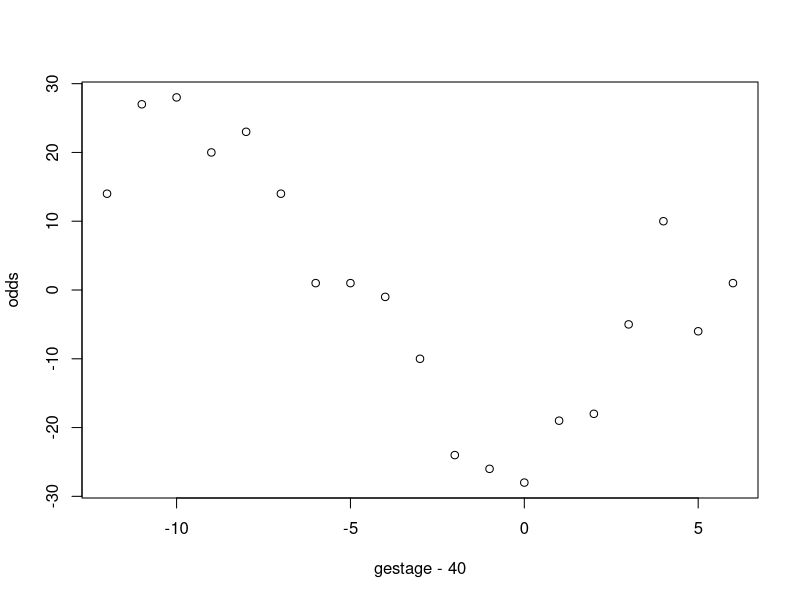

The R source for this figure:
gestage= c(28, 29, 30, 31, 32, 33, 34, 35, 36, 37, 38, 39, 40, 41, 42, 43, 44, 45, 46)

death_0=c(4, 5, 9 , 11 ,13 ,21, 29, 43, 38, 51, 76, 86, 73, 46, 38, 22, 11, 12, 7)

death_1=c(18, 32, 37, 31, 36, 35, 30, 44, 37, 41, 52, 60, 45, 27, 20, 17, 21, 6, 8) 

odds = death_1 -death_0
plot(gestage-40,odds)
lm( (gestage-40) ~ odds)

